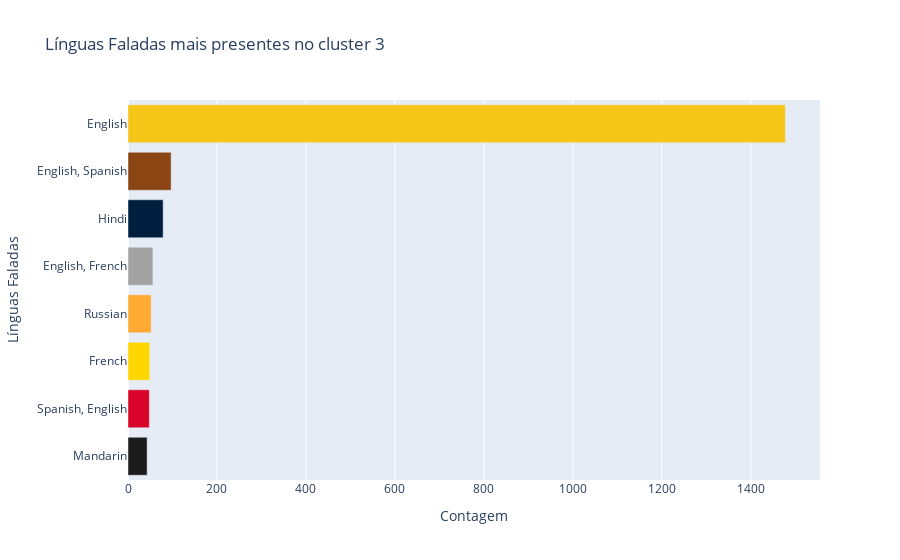

The notebook cell this image was saved under:
### Code cell
#Línguas mais faladas no cluster 3
fig = grafico_barras('3', cluster3kmodes, 'spoken_languages', 8)
fig.show()

### Figure 1 — Plotly figure (JSON) as saved in the notebook; plotly's stock layout.template omitted (floating-point values rounded to 4 significant figures)
{"data": [{"alignmentgroup": "True", "hovertemplate": "Contagem=%{x}<br>Línguas Faladas=%{y}<extra></extra>", "legendgroup": "", "marker": {"color": ["#1B1B1B", "#D90429", "#FFD700", "#FFAA33", "#A2A2A2", "#001F3F", "#8B4513", "#F5C518", "#5A5A5A", "#B22222"], "pattern": {"shape": ""}}, "name": "", "offsetgroup": "", "orientation": "h", "showlegend": false, "textposition": "auto", "type": "bar", "x": [43, 48, 49, 52, 56, 79, 97, 1478], "xaxis": "x", "y": ["Mandarin", "Spanish, English", "French", "Russian", "English, French", "Hindi", "English, Spanish", "English"], "yaxis": "y"}], "layout": {"barmode": "relative", "legend": {"tracegroupgap": 0}, "title": {"text": "Línguas Faladas mais presentes no cluster 3"}, "xaxis": {"anchor": "y", "domain": [0, 1], "title": {"text": "Contagem"}}, "yaxis": {"anchor": "x", "domain": [0, 1], "title": {"text": "Línguas Faladas"}}}}
